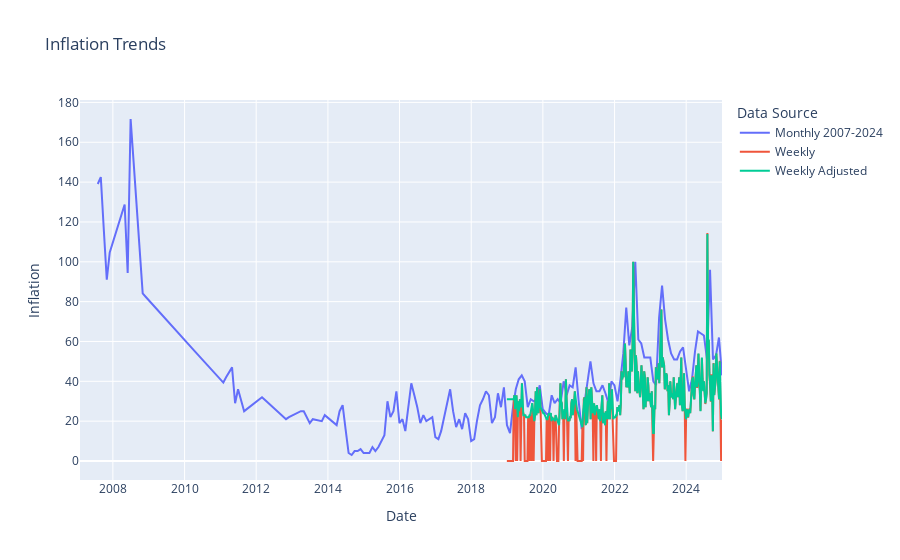

Notebook code cell kept with this figure:
### Code cell
fig = go.Figure()
fig.add_trace(go.Scatter(x=gt_m_2007_2024.index, y=gt_m_2007_2024['Inflación'], mode='lines', name='Monthly 2007-2024'))
fig.add_trace(go.Scatter(x=all_weekly.index, y=all_weekly['Inflación'], mode='lines', name='Weekly'))
fig.add_trace(go.Scatter(x=GT_weekly.index, y=GT_weekly['Inflación'], mode='lines', name='Weekly Adjusted'))

fig.update_layout(
    title='Inflation Trends',
    xaxis_title='Date',
    yaxis_title='Inflation',
    legend_title='Data Source'
)
fig.show()

### Figure 1 — Plotly figure (JSON) as saved in the notebook; plotly's stock layout.template omitted (floating-point values rounded to 4 significant figures; data arrays with more than 128 entries replaced by an {"elided": "..."} marker saying what was removed)
{"data": [{"mode": "lines", "name": "Monthly 2007-2024", "type": "scatter", "x": {"elided": "216 str values"}, "y": {"elided": "216 float values"}}, {"mode": "lines", "name": "Weekly", "type": "scatter", "x": {"elided": "314 str values"}, "y": {"elided": "314 float values"}}, {"mode": "lines", "name": "Weekly Adjusted", "type": "scatter", "x": {"elided": "314 str values"}, "y": {"elided": "314 float values"}}], "layout": {"legend": {"title": {"text": "Data Source"}}, "title": {"text": "Inflation Trends"}, "xaxis": {"title": {"text": "Date"}}, "yaxis": {"title": {"text": "Inflation"}}}}
